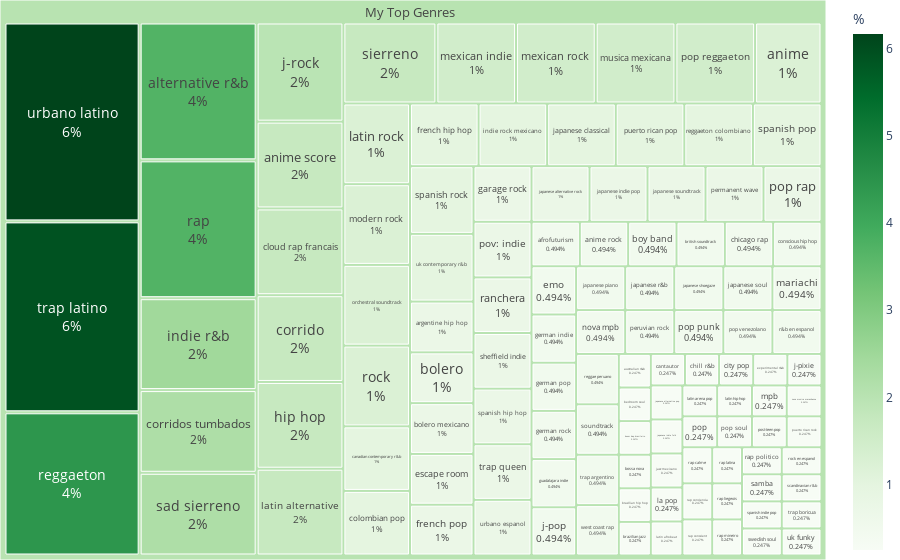

Notebook source saved alongside this figure:
### Code cell
# Display the top genres DataFrame
fig = px.treemap(Genres, path=[px.Constant('My Top Genres'), 'Genres'],
                 values='Count',
                 color='Percentage',
                 color_continuous_scale='greens',
                 labels={'Percentage': '%'},
                 )
fig.update_traces(textinfo='label+percent parent',
                  insidetextfont=dict(size=14),
                  textposition='middle center')
fig.update_layout(margin=dict(t=0, l=0, r=0, b=0))
fig.show()
fig.write_image('figures/MyTopGenres.png', engine='kaleido', scale=5)

### Figure 1 — Plotly figure (JSON) as saved in the notebook; plotly's stock layout.template omitted (floating-point values rounded to 4 significant figures)
{"data": [{"branchvalues": "total", "customdata": [[0.4938], [3.704], [1.235], [0.4938], [1.728], [0.7407], [0.2469], [0.2469], [0.7407], [0.7407], [0.2469], [0.2469], [0.4938], [0.2469], [0.2469], [0.4938], [0.9877], [0.2469], [0.4938], [0.2469], [0.2469], [1.728], [0.9877], [0.4938], [1.728], [2.222], [0.4938], [0.7407], [0.2469], [0.9877], [0.7407], [0.7407], [0.4938], [0.4938], [0.4938], [0.4938], [1.728], [2.469], [0.9877], [0.2469], [0.4938], [1.975], [0.2469], [0.7407], [0.9877], [0.2469], [0.7407], [0.4938], [0.4938], [0.4938], [0.4938], [0.7407], [0.2469], [0.2469], [0.2469], [1.728], [0.2469], [0.2469], [1.235], [0.4938], [1.481], [1.481], [1.235], [0.2469], [1.481], [0.4938], [0.2469], [1.235], [0.7407], [0.4938], [0.2469], [0.4938], [0.7407], [1.481], [0.2469], [0.4938], [0.2469], [0.7407], [0.9877], [0.2469], [0.4938], [0.7407], [3.704], [0.2469], [0.2469], [0.2469], [0.2469], [0.2469], [0.2469], [0.2469], [0.4938], [4.444], [0.9877], [1.235], [0.2469], [2.222], [0.2469], [0.2469], [0.7407], [1.728], [0.4938], [0.7407], [0.2469], [0.9877], [0.9877], [0.2469], [0.4938], [0.2469], [5.926], [0.7407], [0.9877], [0.2469], [0.7407], [6.173], [0.4938], [2.023]], "domain": {"x": [0, 1], "y": [0, 1]}, "hovertemplate": "labels=%{label}<br>Count=%{value}<br>parent=%{parent}<br>id=%{id}<br>%=%{color}<extra></extra>", "ids": ["My Top Genres/afrofuturism", "My Top Genres/alternative r&b", "My Top Genres/anime", "My Top Genres/anime rock", "My Top Genres/anime score", "My Top Genres/argentine hip hop", "My Top Genres/australian r&b", "My Top Genres/bedroom soul", "My Top Genres/bolero", "My Top Genres/bolero mexicano", "My Top Genres/boom bap brasileiro", "My Top Genres/bossa nova", "My Top Genres/boy band", "My Top Genres/brazilian hip hop", "My Top Genres/brazilian jazz", "My Top Genres/british soundtrack", "My Top Genres/canadian contemporary r&b", "My Top Genres/cantautor", "My Top Genres/chicago rap", "My Top Genres/chill r&b", "My Top Genres/city pop", "My Top Genres/cloud rap francais", "My Top Genres/colombian pop", "My Top Genres/conscious hip hop", "My Top Genres/corrido", "My Top Genres/corridos tumbados", "My Top Genres/emo", "My Top Genres/escape room", "My Top Genres/experimental r&b", "My Top Genres/french hip hop", "My Top Genres/french pop", "My Top Genres/garage rock", "My Top Genres/german indie", "My Top Genres/german pop", "My Top Genres/german rock", "My Top Genres/guadalajara indie", "My Top Genres/hip hop", "My Top Genres/indie r&b", "My Top Genres/indie rock mexicano", "My Top Genres/j-pixie", "My Top Genres/j-pop", "My Top Genres/j-rock", "My Top Genres/japanese alternative pop", "My Top Genres/japanese alternative rock", "My Top Genres/japanese classical", "My Top Genres/japanese indie folk", "My Top Genres/japanese indie pop", "My Top Genres/japanese piano", "My Top Genres/japanese r&b", "My Top Genres/japanese shoegaze", "My Top Genres/japanese soul", "My Top Genres/japanese soundtrack", "My Top Genres/jazz mexicano", "My Top Genres/la pop", "My Top Genres/latin afrobeat", "My Top Genres/latin alternative", "My Top Genres/latin arena pop", "My Top Genres/latin hip hop", "My Top Genres/latin rock", "My Top Genres/mariachi", "My Top Genres/mexican indie", "My Top Genres/mexican rock", "My Top Genres/modern rock", "My Top Genres/mpb", "My Top Genres/musica mexicana", "My Top Genres/nova mpb", "My Top Genres/nova musica maranhense", "My Top Genres/orchestral soundtrack", "My Top Genres/permanent wave", "My Top Genres/peruvian rock", "My Top Genres/pop", "My Top Genres/pop punk", "My Top Genres/pop rap", "My Top Genres/pop reggaeton", "My Top Genres/pop soul", "My Top Genres/pop venezolano", "My Top Genres/post-teen pop", "My Top Genres/pov: indie", "My Top Genres/puerto rican pop", "My Top Genres/puerto rican rock", "My Top Genres/r&b en espanol", "My Top Genres/ranchera", "My Top Genres/rap", "My Top Genres/rap calme", "My Top Genres/rap conciencia", "My Top Genres/rap conscient", "My Top Genres/rap latina", "My Top Genres/rap liegeois", "My Top Genres/rap mineiro", "My Top Genres/rap politico", "My Top Genres/reggae peruano", "My Top Genres/reggaeton", "My Top Genres/reggaeton colombiano", "My Top Genres/rock", "My Top Genres/rock en espanol", "My Top Genres/sad sierreno", "My Top Genres/samba", "My Top Genres/scandinavian r&b", "My Top Genres/sheffield indie", "My Top Genres/sierreno", "My Top Genres/soundtrack", "My Top Genres/spanish hip hop", "My Top Genres/spanish indie pop", "My Top Genres/spanish pop", "My Top Genres/spanish rock", "My Top Genres/swedish soul", "My Top Genres/trap argentino", "My Top Genres/trap boricua", "My Top Genres/trap latino", "My Top Genres/trap queen", "My Top Genres/uk contemporary r&b", "My Top Genres/uk funky", "My Top Genres/urbano espanol", "My Top Genres/urbano latino", "My Top Genres/west coast rap", "My Top Genres"], "insidetextfont": {"size": 14}, "labels": ["afrofuturism", "alternative r&b", "anime", "anime rock", "anime score", "argentine hip hop", "australian r&b", "bedroom soul", "bolero", "bolero mexicano", "boom bap brasileiro", "bossa nova", "boy band", "brazilian hip hop", "brazilian jazz", "british soundtrack", "canadian contemporary r&b", "cantautor", "chicago rap", "chill r&b", "city pop", "cloud rap francais", "colombian pop", "conscious hip hop", "corrido", "corridos tumbados", "emo", "escape room", "experimental r&b", "french hip hop", "french pop", "garage rock", "german indie", "german pop", "german rock", "guadalajara indie", "hip hop", "indie r&b", "indie rock mexicano", "j-pixie", "j-pop", "j-rock", "japanese alternative pop", "japanese alternative rock", "japanese classical", "japanese indie folk", "japanese indie pop", "japanese piano", "japanese r&b", "japanese shoegaze", "japanese soul", "japanese soundtrack", "jazz mexicano", "la pop", "latin afrobeat", "latin alternative", "latin arena pop", "latin hip hop", "latin rock", "mariachi", "mexican indie", "mexican rock", "modern rock", "mpb", "musica mexicana", "nova mpb", "nova musica maranhense", "orchestral soundtrack", "permanent wave", "peruvian rock", "pop", "pop punk", "pop rap", "pop reggaeton", "pop soul", "pop venezolano", "post-teen pop", "pov: indie", "puerto rican pop", "puerto rican rock", "r&b en espanol", "ranchera", "rap", "rap calme", "rap conciencia", "rap conscient", "rap latina", "rap liegeois", "rap mineiro", "rap politico", "reggae peruano", "reggaeton", "reggaeton colombiano", "rock", "rock en espanol", "sad sierreno", "samba", "scandinavian r&b", "sheffield indie", "sierreno", "soundtrack", "spanish hip hop", "spanish indie pop", "spanish pop", "spanish rock", "swedish soul", "trap argentino", "trap boricua", "trap latino", "trap queen", "uk contemporary r&b", "uk funky", "urbano espanol", "urbano latino", "west coast rap", "My Top Genres"], "marker": {"coloraxis": "coloraxis", "colors": [0.4938, 3.704, 1.235, 0.4938, 1.728, 0.7407, 0.2469, 0.2469, 0.7407, 0.7407, 0.2469, 0.2469, 0.4938, 0.2469, 0.2469, 0.4938, 0.9877, 0.2469, 0.4938, 0.2469, 0.2469, 1.728, 0.9877, 0.4938, 1.728, 2.222, 0.4938, 0.7407, 0.2469, 0.9877, 0.7407, 0.7407, 0.4938, 0.4938, 0.4938, 0.4938, 1.728, 2.469, 0.9877, 0.2469, 0.4938, 1.975, 0.2469, 0.7407, 0.9877, 0.2469, 0.7407, 0.4938, 0.4938, 0.4938, 0.4938, 0.7407, 0.2469, 0.2469, 0.2469, 1.728, 0.2469, 0.2469, 1.235, 0.4938, 1.481, 1.481, 1.235, 0.2469, 1.481, 0.4938, 0.2469, 1.235, 0.7407, 0.4938, 0.2469, 0.4938, 0.7407, 1.481, 0.2469, 0.4938, 0.2469, 0.7407, 0.9877, 0.2469, 0.4938, 0.7407, 3.704, 0.2469, 0.2469, 0.2469, 0.2469, 0.2469, 0.2469, 0.2469, 0.4938, 4.444, 0.9877, 1.235, 0.2469, 2.222, 0.2469, 0.2469, 0.7407, 1.728, 0.4938, 0.7407, 0.2469, 0.9877, 0.9877, 0.2469, 0.4938, 0.2469, 5.926, 0.7407, 0.9877, 0.2469, 0.7407, 6.173, 0.4938, 2.023]}, "name": "", "parents": ["My Top Genres", "My Top Genres", "My Top Genres", "My Top Genres", "My Top Genres", "My Top Genres", "My Top Genres", "My Top Genres", "My Top Genres", "My Top Genres", "My Top Genres", "My Top Genres", "My Top Genres", "My Top Genres", "My Top Genres", "My Top Genres", "My Top Genres", "My Top Genres", "My Top Genres", "My Top Genres", "My Top Genres", "My Top Genres", "My Top Genres", "My Top Genres", "My Top Genres", "My Top Genres", "My Top Genres", "My Top Genres", "My Top Genres", "My Top Genres", "My Top Genres", "My Top Genres", "My Top Genres", "My Top Genres", "My Top Genres", "My Top Genres", "My Top Genres", "My Top Genres", "My Top Genres", "My Top Genres", "My Top Genres", "My Top Genres", "My Top Genres", "My Top Genres", "My Top Genres", "My Top Genres", "My Top Genres", "My Top Genres", "My Top Genres", "My Top Genres", "My Top Genres", "My Top Genres", "My Top Genres", "My Top Genres", "My Top Genres", "My Top Genres", "My Top Genres", "My Top Genres", "My Top Genres", "My Top Genres", "My Top Genres", "My Top Genres", "My Top Genres", "My Top Genres", "My Top Genres", "My Top Genres", "My Top Genres", "My Top Genres", "My Top Genres", "My Top Genres", "My Top Genres", "My Top Genres", "My Top Genres", "My Top Genres", "My Top Genres", "My Top Genres", "My Top Genres", "My Top Genres", "My Top Genres", "My Top Genres", "My Top Genres", "My Top Genres", "My Top Genres", "My Top Genres", "My Top Genres", "My Top Genres", "My Top Genres", "My Top Genres", "My Top Genres", "My Top Genres", "My Top Genres", "My Top Genres", "My Top Genres", "My Top Genres", "My Top Genres", "My Top Genres", "My Top Genres", "My Top Genres", "My Top Genres", "My Top Genres", "My Top Genres", "My Top Genres", "My Top Genres", "My Top Genres", "My Top Genres", "My Top Genres", "My Top Genres", "My Top Genres", "My Top Genres", "My Top Genres", "My Top Genres", "My Top Genres", "My Top Genres", "My Top Genres", "My Top Genres", ""], "textinfo": "label+percent parent", "textposition": "middle center", "type": "treemap", "values": [2, 15, 5, 2, 7, 3, 1, 1, 3, 3, 1, 1, 2, 1, 1, 2, 4, 1, 2, 1, 1, 7, 4, 2, 7, 9, 2, 3, 1, 4, 3, 3, 2, 2, 2, 2, 7, 10, 4, 1, 2, 8, 1, 3, 4, 1, 3, 2, 2, 2, 2, 3, 1, 1, 1, 7, 1, 1, 5, 2, 6, 6, 5, 1, 6, 2, 1, 5, 3, 2, 1, 2, 3, 6, 1, 2, 1, 3, 4, 1, 2, 3, 15, 1, 1, 1, 1, 1, 1, 1, 2, 18, 4, 5, 1, 9, 1, 1, 3, 7, 2, 3, 1, 4, 4, 1, 2, 1, 24, 3, 4, 1, 3, 25, 2, 405]}], "layout": {"coloraxis": {"colorbar": {"title": {"text": "%"}}, "colorscale": [[0, "rgb(247,252,245)"], [0.125, "rgb(229,245,224)"], [0.25, "rgb(199,233,192)"], [0.375, "rgb(161,217,155)"], [0.5, "rgb(116,196,118)"], [0.625, "rgb(65,171,93)"], [0.75, "rgb(35,139,69)"], [0.875, "rgb(0,109,44)"], [1, "rgb(0,68,27)"]]}, "legend": {"tracegroupgap": 0}, "margin": {"b": 0, "l": 0, "r": 0, "t": 0}}}
